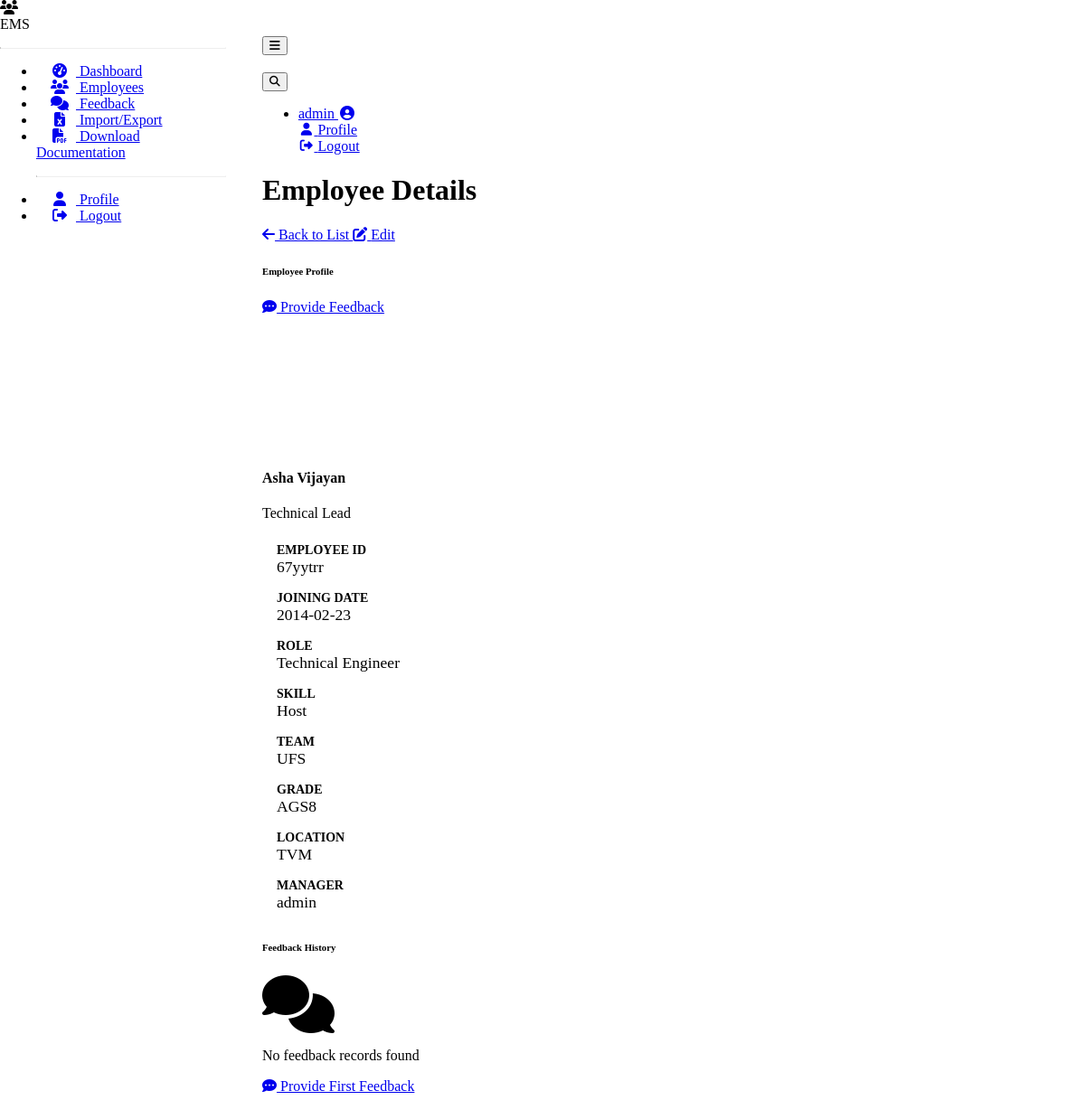
The page /employees/9 (signed in) on the database as committed earlier.
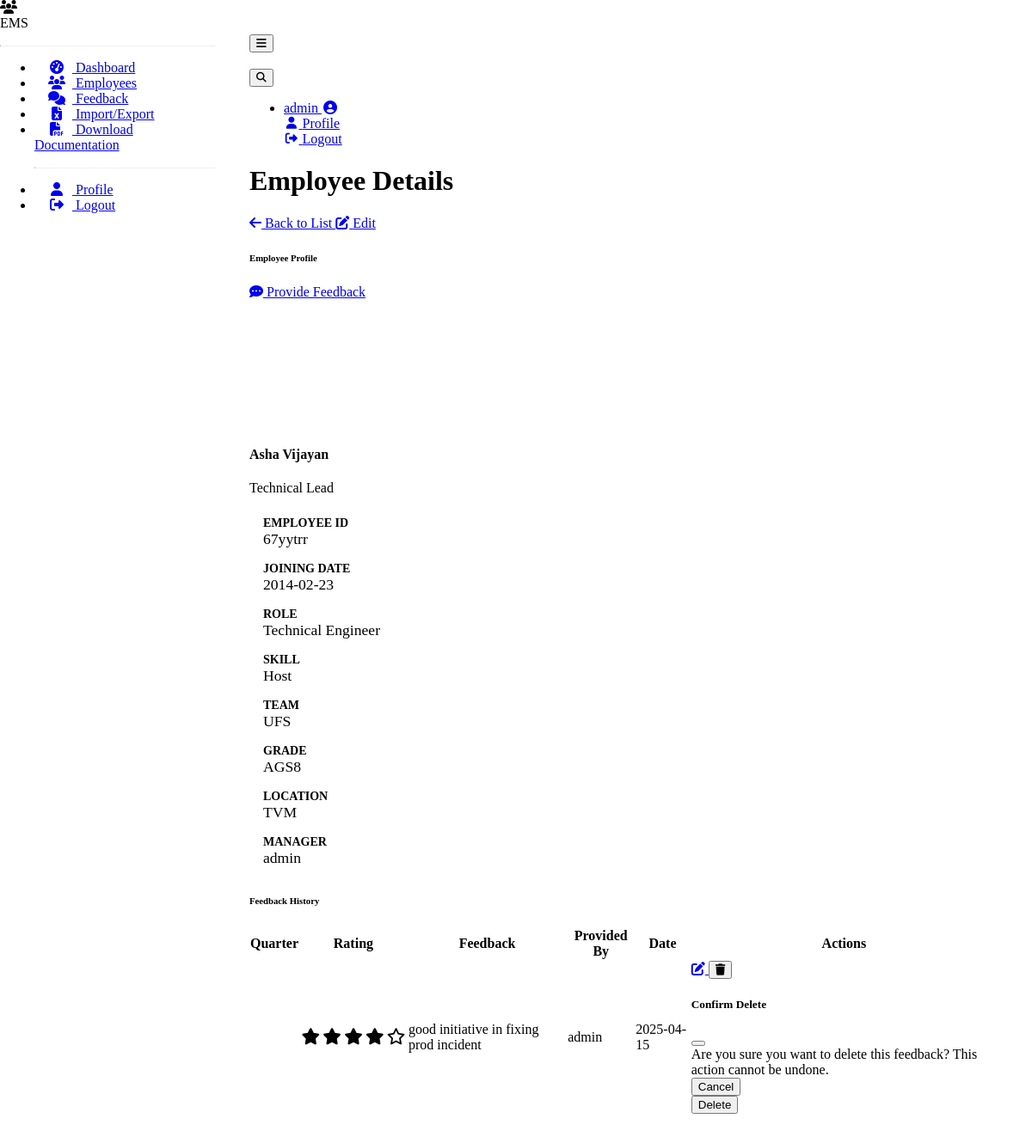
The same page on the database as committed later.
### models.py (models this page shows, shortened)
class Feedback(db.Model):
    __tablename__ = 'feedback'
    id = db.Column(db.Integer, primary_key=True)
    employee_id = db.Column(db.Integer, db.ForeignKey('employees.id'), nullable=False)
    provided_by_id = db.Column(db.Integer, db.ForeignKey('users.id'), nullable=False)
    provided_by = db.relationship('User', foreign_keys=[provided_by_id])
    rating = db.Column(db.Integer, nullable=False)  # e.g., 1-5 rating scale
    feedback_text = db.Column(db.Text, nullable=False)
    feedback_date = db.Column(db.DateTime, default=datetime.utcnow)
    month = db.Column(db.String(7), nullable=False)  # e.g., "2023-01"

class User(UserMixin, db.Model):
    __tablename__ = 'users'
    id = db.Column(db.Integer, primary_key=True)
    username = db.Column(db.String(64), unique=True, nullable=False)
    email = db.Column(db.String(120), unique=True, nullable=False)
    password_hash = db.Column(db.String(256), nullable=False)
    is_manager = db.Column(db.Boolean, default=False)
    employees_managed = db.relationship('Employee', backref='manager_user', lazy='dynamic',
                                        foreign_keys='Employee.manager_id')

### employee.py (the view)
@employee_bp.route('/employees/<int:employee_id>')
@login_required
def employee_detail(employee_id):
    employee = Employee.query.get_or_404(employee_id)
    if not current_user.is_manager and not employee.user_id == current_user.id:
        flash('You do not have permission to view this employee.', 'danger')
        return redirect(url_for('employee.employee_list'))
    feedback = Feedback.query.filter_by(employee_id=employee.id)\
        .order_by(Feedback.feedback_date.desc()).all()
    manager = User.query.get(employee.manager_id) if employee.manager_id else None
    return render_template('employee_detail.html',
                           employee=employee,
                           feedback=feedback,
                           manager=manager,
                           is_manager=current_user.is_manager)

### app.py (called while the page is built)
@login_manager.user_loader
def load_user(user_id):
    from models import User  # Import here to avoid circular imports
    return User.query.get(int(user_id))

### templates/employee_detail.html (shortened to what the changed rows need)
{% extends "base.html" %}
{% block content %}
<div class="container-fluid">
    <div class="d-flex justify-content-between align-items-center mb-4">
        <h1 class="h3 text-gray-800">Employee Details</h1>
    </div>
    <div class="row">
        <div class="col-lg-12">
            <div class="card shadow mb-4">
                <div class="card-body">
                    {% if feedback %}
                    <div class="table-responsive">
                        <table class="table table-bordered" id="feedbackTable" width="100%" cellspacing="0">
                            <thead>
                                <tr>
                                    <th>Quarter</th>
                                    <th>Rating</th>
                                    <th>Feedback</th>
                                    <th>Provided By</th>
                                    <th>Date</th>
                                    {% if is_manager %}
                                    <th>Actions</th>
                                    {% endif %}
                                </tr>
                            </thead>
                            <tbody>
                                {% for fb in feedback %}
                                <tr>
                                    <td>{{ fb.quarter }}</td>
                                    <td>
                                        <div class="feedback-rating">
                                            {% for i in range(fb.rating) %}
                                            <i class="fas fa-star feedback-star"></i>
                                            {% endfor %}
                                            {% for i in range(5 - fb.rating) %}
                                            <i class="far fa-star feedback-star"></i>
                                            {% endfor %}
                                        </div>
                                    </td>
                                    <td>{{ fb.feedback_text }}</td>
                                    <td>{{ fb.provided_by.username }}</td>
                                    <td>{{ fb.feedback_date.strftime('%Y-%m-%d') }}</td>
                                    {% if is_manager and fb.provided_by_id == current_user.id %}
                                    <td>
                                        <div class="btn-group" role="group">
                                            <a href="{{ url_for('feedback.edit_feedback', feedback_id=fb.id) }}"
                                               class="btn btn-warning btn-sm" data-bs-toggle="tooltip" title="Edit Feedback">
                                                <i class="fas fa-edit"></i>
                                            </a>
                                            <button type="button" class="btn btn-danger btn-sm confirm-delete"
                                                    data-bs-toggle="modal" data-bs-target="#deleteFeedbackModal{{ fb.id }}"
                                                    title="Delete Feedback">
                                                <i class="fas fa-trash"></i>
                                            </button>
                                            <div class="modal fade" id="deleteFeedbackModal{{ fb.id }}" tabindex="-1"
                                                 aria-labelledby="deleteFeedbackModalLabel" aria-hidden="true">
                                                <div class="modal-dialog">
                                                    <div class="modal-content">
                                                        <div class="modal-header">
                                                            <h5 class="modal-title" id="deleteFeedbackModalLabel">
                                                                Confirm Delete
                                                            </h5>
                                                            <button type="button" class="btn-close" data-bs-dismiss="modal"
                                                                    aria-label="Close"></button>
                                                        </div>
                                                        <div class="modal-body">
                                                            Are you sure you want to delete this feedback?
                                                            This action cannot be undone.
                                                        </div>
                                                        <div class="modal-footer">
                                                            <button type="button" class="btn btn-secondary"
                                                                    data-bs-dismiss="modal">Cancel</button>
                                                            <form action="{{ url_for('feedback.delete_feedback', feedback_id=fb.id) }}"
                                                                  method="POST">
                                                                <button type="submit" class="btn btn-danger">Delete</button>
                                                            </form>
                                                        </div>
                                                    </div>
                                                </div>
                                            </div>
                                        </div>
                                    </td>
                                    {% elif is_manager %}
                                    <td>-</td>
                                    {% endif %}
                                </tr>
                                {% endfor %}
                            </tbody>
                        </table>
                    </div>
                    {% else %}
                    <div class="text-center py-5">
                        <i class="fas fa-comments fa-4x mb-3 text-gray-300"></i>
                        <p class="lead text-gray-500">No feedback records found</p>
                        {% if is_manager and employee.manager_id == current_user.id %}
                        <a href="{{ url_for('feedback.create_feedback', employee_id=employee.id) }}" class="btn btn-success mt-3">
                            <i class="fas fa-comment-dots mr-1"></i> Provide First Feedback
                        </a>
                        {% endif %}
                    </div>
                    {% endif %}
                </div>
            </div>
        </div>
    </div>
</div>
{% endblock %}

Rows that differ between the two databases and show on the page:
added Feedback: rating 4 (drawn), feedback_text "good initiative in fixing prod incident", provided_by.username "admin", feedback_date "2025-04-15"
Other text that changed with them:
text no longer shown: "No feedback records found Provide First Feedback"
text now shown: "Quarter Rating Feedback Provided By Date Actions"
